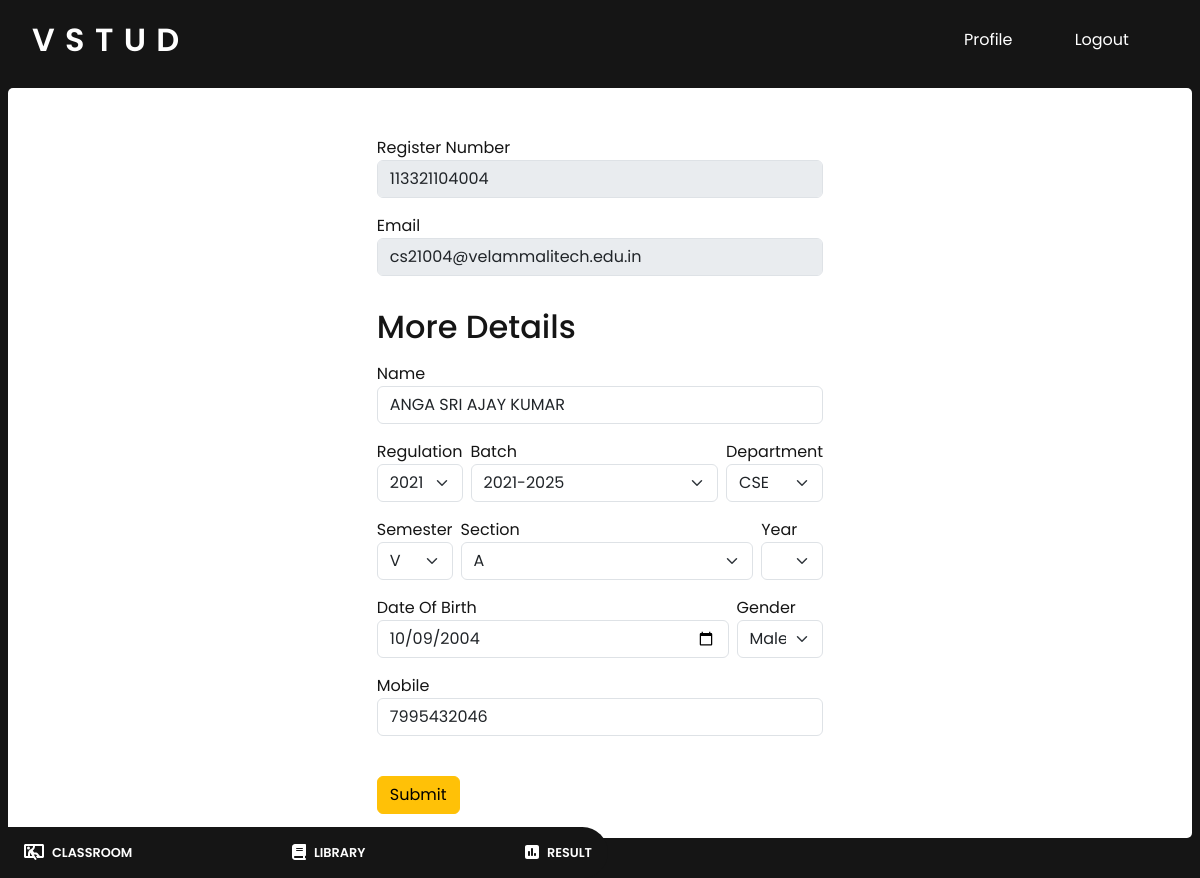
The page /profile-update (signed in) on the database its author committed.
### users/models.py (models this page shows, shortened)
class StudentProfile(models.Model):
    class Gender(models.TextChoices):
        MALE = 'Male', 'Male'
        FEMALE = 'Female', 'Female'
    user = models.OneToOneField(User, on_delete=models.CASCADE)
    name = models.CharField(max_length=250)
    batch = models.ForeignKey(Batch, on_delete=models.SET_NULL, null=True)
    regulation = models.ForeignKey(Regulation, on_delete=models.SET_NULL, null=True)
    department = models.ForeignKey(Department, on_delete=models.SET_NULL, null=True)
    section = models.ForeignKey(Section, on_delete=models.SET_NULL, null=True)
    year = models.ForeignKey(Year, on_delete=models.SET_NULL, null=True)
    semester = models.ForeignKey(Semester, on_delete=models.SET_NULL, null=True)
    date_of_birth = models.DateField()
    gender = models.CharField(max_length=6, choices=Gender.choices)
    mobile = models.CharField(max_length=15)
    class_id = models.CharField(max_length=250, null=True, blank=True)

### users/views.py (the view, shortened to what this page needs)
# urls.py: path('profile-update', views.updateProfile, name='profile-update'),
def updateProfile(request):
    user = User.objects.get(pk=request.user.id)
    student_profile = StudentProfile.objects.get(user=user)
    context = {
        'student' : student_profile,
        'selections': selections(),
    }
    return render(request, 'users/profile-update-form.html', context)

### users/views.py (called while the page is built)
def selections():
    regulations = Regulation.objects.all()
    batches = Batch.objects.all()
    departments = Department.objects.all()
    semesters = Semester.objects.all()
    genders = StudentProfile.Gender.choices
    sections = Section.objects.all()
    years = Year.objects.all()
    return {'regulations':regulations, 'batches':batches, 'departments':departments, 'semesters':semesters, 'genders':genders, 'sections':sections, 'years':years}

### users/templates/users/profile-update-form.html (shortened to what this page needs)
{% extends "base.html" %}
{% load static %}
{% block content %}
<div class="container mt-5">
    <form method="POST" action="profile-update">
            <div class="col-lg-6 col-sm-10 mx-auto mb-3">
                <label for="register">Register Number</label>
                <input type="text" class="form-control" id="register" name="register" value="{{student.user.username}}" disabled>
            </div>
            <div class="col-lg-6 col-sm-10 mx-auto mb-3">
                <label for="email">Email</label>
                <input type="email" class="form-control" id="email" name="email" value="{{student.user.email}}" disabled>
            </div>
            <h2 class="col-lg-6 col-sm-10 mx-auto my-3">More Details</h2>
            <div class="col-lg-6 col-sm-10 mx-auto mb-3">
                <label for="name">Name</label>
                <input type="text" class="form-control" id="name" name="name" value="{{student.name}}">
            </div>
            <div class="d-lg-flex col-lg-6 col-sm-10 mx-auto mb-3">
                <div class= "">
                    <label for="regulation">Regulation</label>
                    <select class="form-select" aria-label="Default select example" id="regulation" name="regulation">
                        {% for regulation in selections.regulations %}
                        {% if student.regulation == regulation %}
                        <option value="{{regulation.regulation}}" selected>{{regulation.regulation}}</option>
                        {% else %}
                        <option value="{{regulation.regulation}}">{{regulation.regulation}}</option>
                        {% endif %}
                        {% endfor %}
                    </select>
                </div>
                <div class="mx-lg-2 w-100">
                    <label for="batch">Batch</label>
                    <select class="form-select" aria-label="Default select example" id="batch" name="batch">
                        {% for batch in selections.batches %}
                        {% if student.batch == batch %}
                        <option value="{{batch.batch}}" selected>{{batch.batch}}</option>
                        {% else %}
                        <option value="{{batch.batch}}">{{batch.batch}}</option>
                        {% endif %}
                        {% endfor %}
                    </select>
                </div>
                <div class="">
                    <label for="department">Department</label>
                    <select class="form-select" aria-label="Default select example" id="department" name="department">
                        {% for department in selections.departments %}
                        {% if student.department == department %}
                        <option value="{{department.department}}" selected>{{department.department}}</option>
                        {% else %}
                        <option value="{{department.department}}">{{department.department}}</option>
                        {% endif %}
                        {% endfor %}
                    </select>
                </div>
            </div>
            <div class="d-lg-flex col-lg-6 col-sm-10 mx-auto mb-3">
                <div class="">
                    <label for="semester">Semester</label>
                    <select class="form-select" aria-label="Default select example" id="semester" name="semester">
                        {% for  semester in selections.semesters %}
                        {% if student.semester == semester %}
                        <option value="{{semester.semester}}" selected>{{semester.semester}}</option>
                        {% else %}
                        <option value="{{semester.semester}}">{{semester.semester}}</option>
                        {% endif %}
                        {% endfor %}
                    </select>
                </div>
                <div class="mx-lg-2 w-100">
                    <label for="section">Section</label>
                    <select class="form-select" aria-label="Default select example" id="section" name="section">
                        {% for  section in selections.sections %}
                        {% if student.section == section %}
                        <option value="{{section.section}}" selected>{{section.section}}</option>
                        {% else %}
                        <option value="{{section.section}}">{{section.section}}</option>
                        {% endif %}
                        {% endfor %}
                    </select>
                </div>
                <div class="">
                    <label for="year">Year</label>
                    <select class="form-select pe-5" aria-label="Default select example" id="year" name="year">
                        {% for  year in selections.years %}
                        {% if student.year == year %}
                        <option value="{{year.year}}" selected>{{year.year}}</option>
                        {% else %}
                        <option value="{{year.year}}">{{year.year}}</option>
                        {% endif %}
                        {% endfor %}
                    </select>
                </div>
            </div>
            <div class="d-lg-flex col-lg-6 col-sm-10 mx-auto mb-3">
                <div class="me-lg-2 w-100">
                    <label for="date-of-birth">Date Of Birth</label>
                    <input type="date" name="dob" id="date-of-birth" class="form-control" value="{{student.date_of_birth|date:"Y-m-d"}}">
                </div>
                <div class="">
                    <label for="gender">Gender</label>
                    <select class="form-select" aria-label="Default select example" id="gender" name="gender">
                        {% for  gender in selections.genders %}
                        {% if student.gender == gender.0 %}
                        <option value="{{gender.0}}" selected>{{gender.1}}</option>
                        {% else %}
                        <option value="{{gender.0}}">{{gender.1}}</option>
                        {% endif %}
                        {% endfor %}
                    </select>
                </div>
            </div>
            <div class="col-lg-6 col-sm-10 mx-auto mb-3">
                <label for="mobile">Mobile</label>
                <input type="text" class="form-control" id="mobile" name="mobile" value="{{student.mobile}}">
            </div>
            <div class="col-lg-6 col-sm-10 mx-auto my-4">
                <button type="submit" class="btn btn-warning">Submit</button>
            </div>
    </form>
</div>
{% endblock content%}

### static/css/style.css (style rules this page uses)
* { margin: 0; padding: 0; }
body { background-color: #151515; font-family: 'Poppins', sans-serif; color: #fff; }
form { display: flex; flex-direction: column; align-items: center; width: 80%; margin: auto; }

### rows shown on the page
StudentProfile: register "113321104004", email "cs21004@velammalitech.edu.in", name "ANGA SRI AJAY KUMAR", dob "10/09/2004", gender "Male", mobile "7995432046"

### other values the page prints
form field regulation "2021"
form field batch "2021-2025"
form field department "CSE"
form field semester "V"
form field section "A"
form field year "III"
